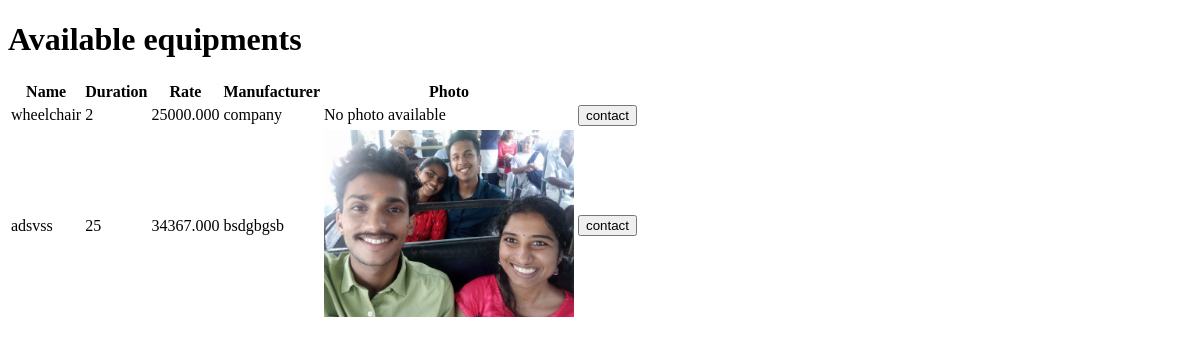
/request_aid/ (signed in), run on an earlier commit of the app's database.
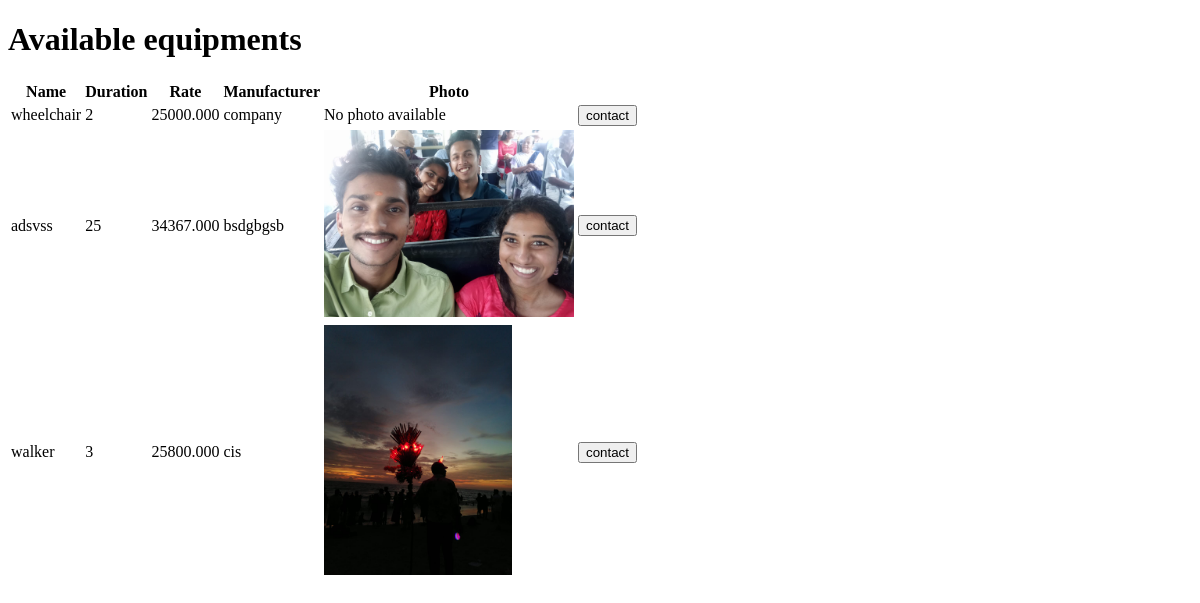
And on a later commit of the database.
### dem11app/models.py (models this page shows, shortened)
class OtherAids(models.Model):
    name = models.CharField(max_length=256)
    age=models.PositiveIntegerField()
    rate = models.DecimalField(max_digits=10, decimal_places=3)
    manufacturer=models.CharField(max_length=80)
    current_photo = models.ImageField(upload_to='media/otheraids/', null=True, blank=True)
    user = models.ForeignKey(CustomUser, on_delete=models.CASCADE)
    approved=models.BooleanField(default="False")
    removed=models.BooleanField(default="False")

### dem11app/views.py (the view)
# urls.py: path('request_aid/',request_aid,name='request_aid'),
@login_required
def request_aid(request):
    aids = OtherAids.objects.all()
    return render(request,"req_aids.html",{'aids':aids})

### templates/req_aids.html (shortened to what this page needs)
<!DOCTYPE html>
<html lang="en">
<head>
</head>
<body>
    <h1>Available equipments</h1>
    <table>
        <thead>
          <tr>
            <th>Name</th>
            <th>Duration</th>
            <th>Rate</th>
            <th>Manufacturer</th>
            <th>Photo</th>
          </tr>
        </thead>
        <tbody>
          {% for aid in aids %}
            <tr>
              <td>{{ aid.name }}</td>
              <td>{{ aid.age }}</td>
              <td>{{ aid.rate }}</td>
              <td>{{ aid.manufacturer }}</td>
              <td>
                {% if aid.current_photo %}
                  <img src="{{ aid.current_photo.url }}" alt="{{ aid.name }} Photo" style="max-width: 250px; max-height: 250px;">
                {% else %}
                  No photo available
                {% endif %}
              </td>
              <td><button onclick="req('{{aid.id}}')">contact</button></td>
            </tr>
          {% endfor %}
        </tbody>
      </table>
    </body>
</html>

What changed in the data, as far as the page shows it:
added OtherAids: name "walker", age "3", rate "25800.000", manufacturer "cis", current_photo (picture)
